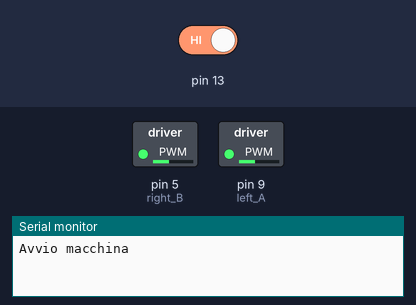
The sketch below on a simulated Arduino Uno, built with avr-gcc and run on an emulated ATmega328P. Parts: switched loads named in the sketch (green lamp = pin HIGH), the last lines printed to the serial monitor. Dashed ring = blinking. Inputs (shaded band) come from the test bench; at power-on: pin 13 HIGH.

Above: at 1.2 s.
1.3 s: pin 13 driven LOW
At 3.5 s:
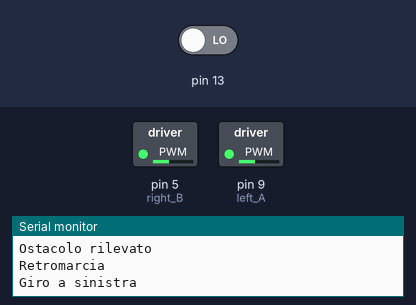
4.0 s: pin 13 driven HIGH
At 4.7 s:
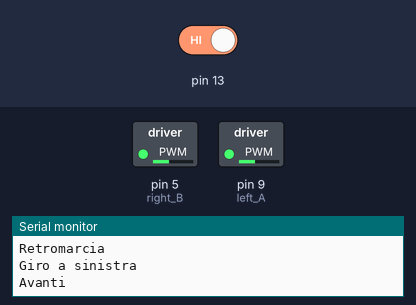
Timing chart, 0 to 7.0 s (numbered marks = the images above; inputs shaded):
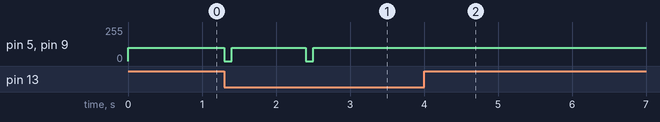

Measured:
- after the input at 1.3 s, pin 5 (right_B), pin 9 (left_A): alternates 100/255 for 1.0 s and 0/255 for 0.10 s, starting at once
- after the input at 4.0 s, pin 5 (right_B), pin 9 (left_A): stops changing and stays 100/255

The sketch:

ir_Car.ino
```cpp
#define INT_A 2 // controlla la direzione del motore sinistro sul PIN 2
#define INT_B 4 // controlla la direzione del motore destro sul PIN 4
#define left_A 9 // definisce la velocità del motore sinistro al PIN 9
#define right_B 5 // definisce la velocità del motore destro al PIN 5
int sensore0, sensore1, sensore2;
void setup() {
  pinMode (13, INPUT);

  Serial.begin(9600);
  Serial.println ("Avvio macchina");

}

void loop() {
 sensore0 = digitalRead (13);

  if (sensore0 == 0){
    Stop();
    Serial.println ("Ostacolo rilevato");
    delay(100);
    Back();
    Serial.println ("Retromarcia");
    delay(500);
    Right();
    Serial.println ("Giro a destra");
    delay(500);
    Go();
    Serial.println ("Avanti");
    sensore1 = digitalRead (13);

    if (sensore1 == 0) {
      Stop();
      Serial.println ("Ostacolo rilevato");
      delay(100);
      Back();
      Serial.println ("Retromarcia");
      delay(500);
      Left();
      Serial.println ("Giro a sinistra");
      delay(1000);
      Go();
      Serial.println ("Avanti");
      sensore2 = digitalRead (13);

      if (sensore2 == 0) {
        Stop();
        Serial.println ("Ostacolo rilevato");
        Back();
        Serial.println ("Retromarcia");
        delay(500);
        Stop();
        delay(100);
        Left();
        Serial.println ("Giro a sinistra");
        delay(1000);
        Go();
      }

      else {
        Go();
      }

  }
    else {
        Go();
        }
  }
 else {
      Go();
      }

}


// funzione per fermarsi
void Stop()
{
digitalWrite (INT_A, LOW);
digitalWrite (INT_B, LOW);
analogWrite (left_A, 0);
analogWrite (right_B, 0);
}

// funzione per girare a destra
void Right()
{
digitalWrite(INT_A,LOW);
digitalWrite(INT_B,HIGH);
analogWrite(left_A,100);
analogWrite(right_B,100);
}

// funzione per girare a sinistra
void Left()
{
digitalWrite(INT_A,HIGH);
digitalWrite(INT_B,LOW);
analogWrite(left_A,100);
analogWrite(right_B,100);
}

// funzione per retromarcia
void Back()
{
digitalWrite(INT_A,HIGH);
digitalWrite(INT_B,HIGH);
analogWrite(left_A,100);
analogWrite(right_B,100);
}

// funzione per andare avanti
void Go()
{
digitalWrite(INT_A,LOW);
digitalWrite(INT_B,LOW);
analogWrite(left_A,100);
analogWrite(right_B,100);
}
```
